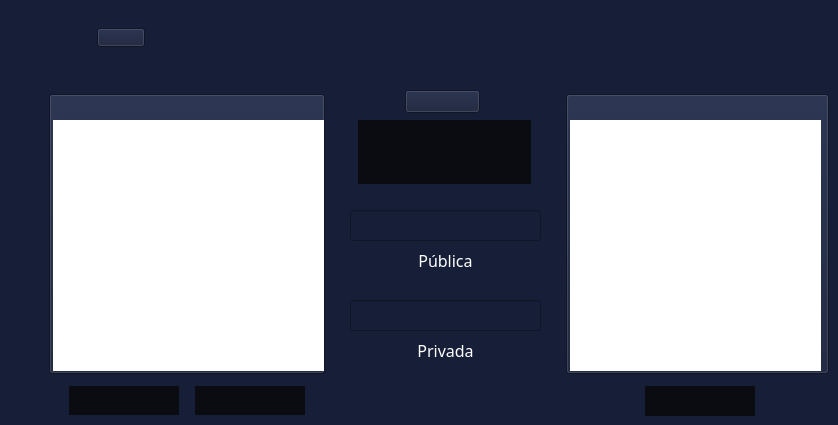
          <widget class="QWidget" name="clRabin">
           <property name="styleSheet">
            <string notr="true">*{
	background-color: rgb(22,30,56);
}
QToolButton{
	color: rgb(255,255,255);
	background:rgb(10,12,18);
	border:none;
}
QToolButton:hover{
	background:rgb(33,38,52);
	border:none;
}
QTextEdit{
	background:rgb(255,255,255);
	border:none;
}
QLineEdit{
	color:rgb(255, 255, 255)
}</string>
           </property>
           <widget class="QPushButton" name="pushButton_20">
            <property name="geometry">
             <rect>
              <x>97</x>
              <y>28</y>
              <width>48</width>
              <height>19</height>
             </rect>
            </property>
            <property name="text">
             <string/>
            </property>
            <property name="icon">
             <iconset>
              <normaloff>src/titulos/Rabin.png</normaloff>src/titulos/Rabin.png</iconset>
            </property>
            <property name="iconSize">
             <size>
              <width>48</width>
              <height>19</height>
             </size>
            </property>
           </widget>
           <widget class="QPushButton" name="pushButton_63">
            <property name="geometry">
             <rect>
              <x>49</x>
              <y>94</y>
              <width>276</width>
              <height>280</height>
             </rect>
            </property>
            <property name="text">
             <string/>
            </property>
            <property name="icon">
             <iconset>
              <normaloff>src/textoDeseado.png</normaloff>src/textoDeseado.png</iconset>
            </property>
            <property name="iconSize">
             <size>
              <width>276</width>
              <height>280</height>
             </size>
            </property>
           </widget>
           <widget class="QTextEdit" name="rabTextoOriginal">
            <property name="geometry">
             <rect>
              <x>53</x>
              <y>120</y>
              <width>271</width>
              <height>251</height>
             </rect>
            </property>
           </widget>
           <widget class="QToolButton" name="rabCifrar">
            <property name="geometry">
             <rect>
              <x>69</x>
              <y>386</y>
              <width>110</width>
              <height>29</height>
             </rect>
            </property>
            <property name="cursor">
             <cursorShape>PointingHandCursor</cursorShape>
            </property>
            <property name="text">
             <string/>
            </property>
            <property name="icon">
             <iconset>
              <normaloff>src/BotonesGral/Cifrar.png</normaloff>src/BotonesGral/Cifrar.png</iconset>
            </property>
            <property name="iconSize">
             <size>
              <width>110</width>
              <height>29</height>
             </size>
            </property>
           </widget>
           <widget class="QToolButton" name="rabDescifrar">
            <property name="geometry">
             <rect>
              <x>195</x>
              <y>386</y>
              <width>110</width>
              <height>29</height>
             </rect>
            </property>
            <property name="cursor">
             <cursorShape>PointingHandCursor</cursorShape>
            </property>
            <property name="text">
             <string/>
            </property>
            <property name="icon">
             <iconset>
              <normaloff>src/BotonesGral/Descifrar.png</normaloff>src/BotonesGral/Descifrar.png</iconset>
            </property>
            <property name="iconSize">
             <size>
              <width>110</width>
              <height>29</height>
             </size>
            </property>
           </widget>
           <widget class="QPushButton" name="pushButton_64">
            <property name="geometry">
             <rect>
              <x>405</x>
              <y>90</y>
              <width>75</width>
              <height>23</height>
             </rect>
            </property>
            <property name="text">
             <string/>
            </property>
            <property name="icon">
             <iconset>
              <normaloff>src/BotonesGral/Clave.png</normaloff>src/BotonesGral/Clave.png</iconset>
            </property>
            <property name="iconSize">
             <size>
              <width>44</width>
              <height>18</height>
             </size>
            </property>
           </widget>
           <widget class="QPushButton" name="pushButton_65">
            <property name="geometry">
             <rect>
              <x>566</x>
              <y>94</y>
              <width>263</width>
              <height>280</height>
             </rect>
            </property>
            <property name="text">
             <string/>
            </property>
            <property name="icon">
             <iconset>
              <normaloff>src/textoObtenido.png</normaloff>src/textoObtenido.png</iconset>
            </property>
            <property name="iconSize">
             <size>
              <width>263</width>
              <height>280</height>
             </size>
            </property>
           </widget>
           <widget class="QToolButton" name="rabGenerar">
            <property name="geometry">
             <rect>
              <x>358</x>
              <y>120</y>
              <width>173</width>
              <height>64</height>
             </rect>
            </property>
            <property name="cursor">
             <cursorShape>PointingHandCursor</cursorShape>
            </property>
            <property name="text">
             <string/>
            </property>
            <property name="icon">
             <iconset>
              <normaloff>src/BotonesGral/Generar  Clave.png</normaloff>src/BotonesGral/Generar  Clave.png</iconset>
            </property>
            <property name="iconSize">
             <size>
              <width>173</width>
              <height>64</height>
             </size>
            </property>
           </widget>
           <widget class="QToolButton" name="rabCopiar">
            <property name="geometry">
             <rect>
              <x>645</x>
              <y>386</y>
              <width>110</width>
              <height>30</height>
             </rect>
            </property>
            <property name="cursor">
             <cursorShape>PointingHandCursor</cursorShape>
            </property>
            <property name="text">
             <string/>
            </property>
            <property name="icon">
             <iconset>
              <normaloff>src/BotonesGral/Copiar.png</normaloff>src/BotonesGral/Copiar.png</iconset>
            </property>
            <property name="iconSize">
             <size>
              <width>110</width>
              <height>30</height>
             </size>
            </property>
           </widget>
           <widget class="QTextEdit" name="rabTextoResult">
            <property name="geometry">
             <rect>
              <x>570</x>
              <y>120</y>
              <width>251</width>
              <height>251</height>
             </rect>
            </property>
           </widget>
           <widget class="QLineEdit" name="claveRabinPublica">
            <property name="geometry">
             <rect>
              <x>350</x>
              <y>210</y>
              <width>191</width>
              <height>31</height>
             </rect>
            </property>
            <property name="font">
             <font>
              <family>Bahnschrift</family>
              <pointsize>12</pointsize>
             </font>
            </property>
            <property name="styleSheet">
             <string notr="true"/>
            </property>
            <property name="text">
             <string/>
            </property>
            <property name="alignment">
             <set>Qt::AlignCenter</set>
            </property>
           </widget>
           <widget class="QLabel" name="label_27">
            <property name="geometry">
             <rect>
              <x>360</x>
              <y>250</y>
              <width>171</width>
              <height>20</height>
             </rect>
            </property>
            <property name="font">
             <font>
              <family>Bahnschrift</family>
              <pointsize>12</pointsize>
             </font>
            </property>
            <property name="styleSheet">
             <string notr="true">color:white</string>
            </property>
            <property name="text">
             <string>Pública</string>
            </property>
            <property name="alignment">
             <set>Qt::AlignCenter</set>
            </property>
           </widget>
           <widget class="QLineEdit" name="claveRabinPrivada">
            <property name="geometry">
             <rect>
              <x>350</x>
              <y>300</y>
              <width>191</width>
              <height>31</height>
             </rect>
            </property>
            <property name="font">
             <font>
              <family>Bahnschrift</family>
              <pointsize>12</pointsize>
             </font>
            </property>
            <property name="styleSheet">
             <string notr="true"/>
            </property>
            <property name="text">
             <string/>
            </property>
            <property name="alignment">
             <set>Qt::AlignCenter</set>
            </property>
           </widget>
           <widget class="QLabel" name="label_28">
            <property name="geometry">
             <rect>
              <x>360</x>
              <y>340</y>
              <width>171</width>
              <height>20</height>
             </rect>
            </property>
            <property name="font">
             <font>
              <family>Bahnschrift</family>
              <pointsize>12</pointsize>
             </font>
            </property>
            <property name="styleSheet">
             <string notr="true">color:white</string>
            </property>
            <property name="text">
             <string>Privada</string>
            </property>
            <property name="alignment">
             <set>Qt::AlignCenter</set>
            </property>
           </widget>
          </widget>
